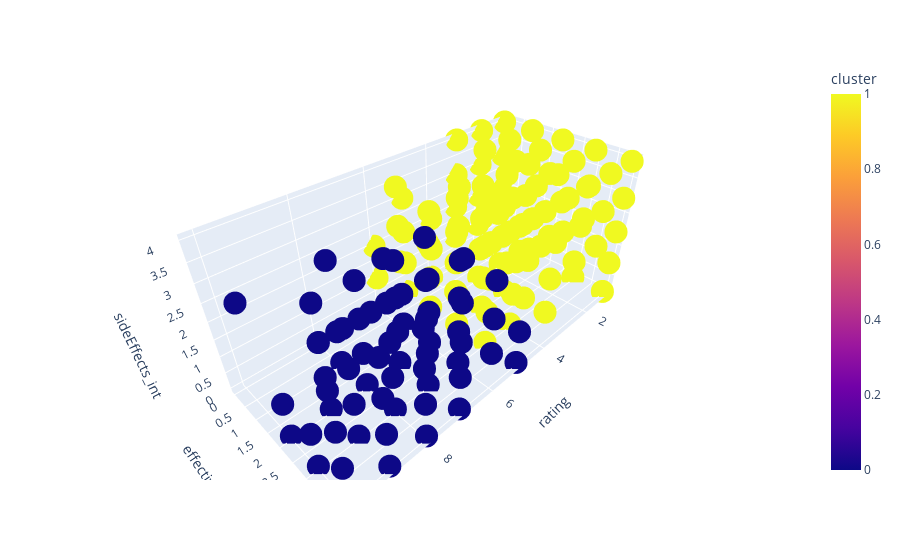

This figure's notebook cell:
### Code cell
import plotly.express as px
df = px.data.iris()
fig = px.scatter_3d(df_cluster, x='rating', y='effectiveness_int', z='sideEffects_int',
              color='cluster')
fig.show()

### Figure 1 — Plotly figure (JSON) as saved in the notebook; plotly's stock layout.template omitted (floating-point values rounded to 4 significant figures; data arrays with more than 128 entries replaced by an {"elided": "..."} marker saying what was removed)
{"data": [{"hovertemplate": "rating=%{x}<br>effectiveness_int=%{y}<br>sideEffects_int=%{z}<br>cluster=%{marker.color}<extra></extra>", "legendgroup": "", "marker": {"color": {"elided": "3076 int values"}, "coloraxis": "coloraxis", "symbol": "circle"}, "mode": "markers", "name": "", "scene": "scene", "showlegend": false, "type": "scatter3d", "x": {"elided": "3076 int values"}, "y": {"elided": "3076 int values"}, "z": {"elided": "3076 int values"}}], "layout": {"coloraxis": {"colorbar": {"title": {"text": "cluster"}}, "colorscale": [[0, "#0d0887"], [0.1111, "#46039f"], [0.2222, "#7201a8"], [0.3333, "#9c179e"], [0.4444, "#bd3786"], [0.5556, "#d8576b"], [0.6667, "#ed7953"], [0.7778, "#fb9f3a"], [0.8889, "#fdca26"], [1, "#f0f921"]]}, "legend": {"tracegroupgap": 0}, "margin": {"t": 60}, "scene": {"domain": {"x": [0, 1], "y": [0, 1]}, "xaxis": {"title": {"text": "rating"}}, "yaxis": {"title": {"text": "effectiveness_int"}}, "zaxis": {"title": {"text": "sideEffects_int"}}}}}
